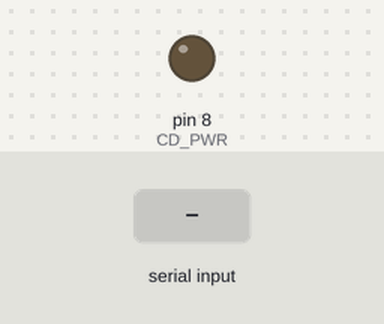
The sketch below on a simulated Arduino Uno, built with avr-gcc and run on an emulated ATmega328P. Shown: output pins drawn as LEDs (lit = HIGH). Inputs (shaded band) come from the test bench. What the sketch prints to the serial monitor is not drawn.

Above: at 1.2 s.
1.3 s: "V" received over Serial
At 2.0 s:
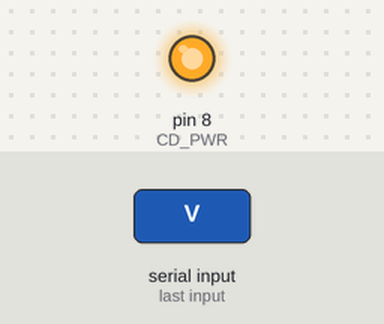
7.3 s: "w" received over Serial
At 7.8 s:
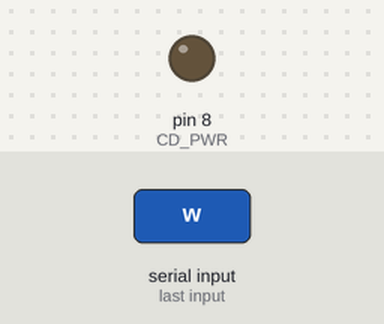
8.8 s: "v" received over Serial
At 10.2 s:
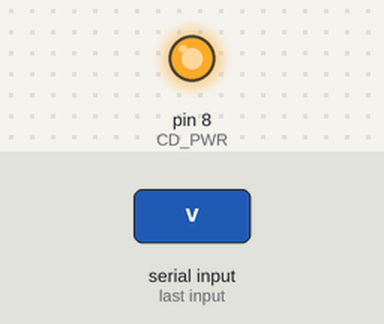
Timing chart, 0 to 11.3 s (numbered marks = the images above; inputs shaded):
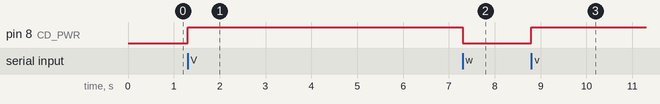

The sketch:

uno_clockgen.ino
```cpp
// Uno: カート1番（マスタークロック）へ、PCから周波数を変えられるクロックを出す。
//
// ■ なぜ必要か
// clockduino は 21.477MHz を CKOUT(lfuse=0xBF) で出しており、**ソフトから止められない。**
// Unoなら 16MHz を分周して出せるうえ、シリアルで実行中に切り替えられる。
// sanniは SA-1 の解錠に **4MHz** を使っている（21.477MHzではない）。
//   set_freq(400000000ULL, SI5351_CLK0);  // EXT 4 MHz
//   // Set clocks to 4Mhz/1Mhz for better SA-1 unlocking
// この「遅いクロックなら暴れないのか」を実機で確かめるための道具。
//
// ■ 配線（2026-09-02 変更）
//   A5  (PC5)  -> **カート54番（/WR）を観測する**。入力。駆動しない
//   D10 (OC1B) -> **カート57番（PHI2 / CPUクロック）**
//   D8         -> clockduino の VCC（カート1番へ 21.477MHz を出す board の電源）
//   GNDは治具と共通にすること。
//
//   **clockduino の D9 は 57番から外すこと。** 給電中は常に出ているので
//   ソフトで止められず、D10と同時に繋ぐと出力どうしがぶつかる。
//   1番は clockduino、57番は Uno、と担当を分ける。
//   このUnoはPCのUSBから給電される（治具の電源電圧を変えても影響を受けない）。
//
// ■ 出せる周波数  16MHz / (2 * (OCR1A+1))
//   OCR1A=0 : 8.000 MHz      =4 : 1.600 MHz
//   OCR1A=1 : 4.000 MHz  ★  =5 : 1.333 MHz
//   OCR1A=2 : 2.667 MHz      =6 : 1.143 MHz
//   OCR1A=3 : 2.000 MHz      =7 : 1.000 MHz
//
// **sanniのPHI2は 3.579545 MHz だが、16MHzの整数分周では作れない。**
//   16/3.579545 = 4.47 で割り切れない。挟めるのは 4.000MHz(+11.7%) と
//   2.667MHz(-25.5%)。**4.000MHz が最も近い。**
//   高速PWM(f = 16/(TOP+1))を使えば 3.200MHz(-10.6%) も出せるので、
//   コマンド 'p' で切り替えられるようにした。デューティは60%になる。
//
// ■ コマンド（115200bps）
//   x    クロックを止める。**D10はLOWで固定**（浮かせない）
//   z    D10を入力(ハイインピーダンス)にする。**配線の影響を切り分けるため**
//   s    /WR(A5)の監視を開始する。カウンタを0にして立ち下がりを数え始める
//   e    監視を終了し「立ち下がり回数 現在のレベル」を返す
//   v    clockduino(21.477MHz)へ給電する。D8=HIGH
//   w    clockduino への給電を止める。D8=LOW
//
// ■ D8 で clockduino の VCC を直接駆動している
// AVRのGPIOは1本あたり定格20mA・絶対最大40mA。21.477MHzで動くATmega328は
// 12〜20mA食うので**定格の境目**である。裸のDIPなら通るが、LEDやレギュレータの
// 載った基板だと超える。発熱するようなら 2N7000 でGND側を切る方式へ変えること。
//
// ■ 排他制御は不要になった
// D10がカート57番に移ったので、1番(clockduino)と57番(D10)は別の線になった。
// 両方を同時に出せる。sanniの構成がまさにそれである。
//   0-9  OCR1A をその値にしてクロックを出す
//   ?    現在の状態を返す
//
// ■ 既定は「ハイインピーダンス」。**LOW固定にしてはいけない。**
// 最初は「浮かせないほうが安全」と考えてLOW固定を既定にしたが、**これが誤りだった。**
// カービィSDXで実測したところ、はっきり分かれた。
//
//     D10 = LOW固定        $C0 は 1種のみ → 読めない  0/3   （電流 92mA）
//     D10 = ハイインピーダンス $C0 は 256種   → 読める    3/3   （電流 72mA）
//
// SA-1はクロック入力の遷移だけでなくレベルも見ているらしい。浮いていれば
// 「未接続」、LOWだと「クロックが来ていて停止中」と解釈するのかもしれない（推測）。
// 電流まで20mA違うので、LOW固定では何かが余分に動いている。
//
// 「クロックを与えない」とは「駆動しない」であって「LOWにする」ではない。
// 従来は配線していなかったので結果的にハイインピーダンスで、区別が付いていなかった。

const uint8_t CLK_PIN = 10;      // OC1B
const uint8_t CD_PWR  = 8;       // clockduino(21.477MHz)のVCC
const uint8_t WR_WATCH = A5;     // カート54番(/WR)の観測。**入力のまま。絶対に駆動しない**
volatile uint16_t wrFalls = 0;   // /WR の立ち下がり回数
volatile bool     watching = false;

// PCINT1 は PORTC の変化でまとめて呼ばれる。A5(PC5)の立ち下がりだけ数える。
ISR(PCINT1_vect) {
  static uint8_t last = _BV(PC5);
  const uint8_t now = PINC & _BV(PC5);
  if (watching && last && !now) wrFalls++;   // HIGH -> LOW
  last = now;
}
int8_t current = -1;             // -1 = 停止 / -2 = ハイインピーダンス
bool cdOn = false;               // clockduinoに給電しているか

void cdPower(bool on) {
  pinMode(CD_PWR, OUTPUT);
  digitalWrite(CD_PWR, on ? HIGH : LOW);
  cdOn = on;
}

void stopClock() {
  TCCR1A = 0; TCCR1B = 0;        // タイマー切り離し
  pinMode(CLK_PIN, OUTPUT);
  digitalWrite(CLK_PIN, LOW);    // 浮かせずLOWに落とす
  current = -1;
}

// 高速PWM。f = 16MHz/(TOP+1)。CTCでは作れない周波数を埋めるため。
// デューティは (OCR1B+1)/(TOP+1) なので厳密な50%にはならない。
void startFastPwm(uint8_t top) {
  pinMode(CLK_PIN, OUTPUT);
  TCCR1A = _BV(COM1B1) | _BV(WGM11) | _BV(WGM10);
  TCCR1B = _BV(WGM13) | _BV(WGM12) | _BV(CS10);   // 高速PWM, TOP=OCR1A
  OCR1A = top;
  OCR1B = top / 2;
  current = 100 + top;
}

void startClock(uint8_t ocr) {
  pinMode(CLK_PIN, OUTPUT);
  TCCR1A = _BV(COM1B0);              // 比較一致で OC1B をトグル
  TCCR1B = _BV(WGM12) | _BV(CS10);   // CTC(TOP=OCR1A), 分周なし
  OCR1A = ocr;
  OCR1B = 0;                         // TOPより手前で1回トグル
  current = ocr;
}

void hiZ() {
  // ここでは clockduino の状態に触らない（給電したままD10だけ手を離す用途がある）
  // D10を入力にして、カート1番から手を離す。
  // 「Unoを繋いだことが原因か」を確かめるときに使う。
  TCCR1A = 0; TCCR1B = 0;
  pinMode(CLK_PIN, INPUT);
  current = -2;
}

void startWatch() {
  pinMode(WR_WATCH, INPUT);      // **駆動しない。** プルアップも掛けない
  wrFalls = 0;
  watching = true;
  PCICR  |= _BV(PCIE1);
  PCMSK1 |= _BV(PCINT13);        // A5 だけ
}

void endWatch() {
  watching = false;
  Serial.print(F("wr_falls="));
  Serial.print(wrFalls);
  Serial.print(F(" level="));
  Serial.println((PINC & _BV(PC5)) ? F("HIGH") : F("LOW"));
}

void report() {
  Serial.print(F("cart1="));
  Serial.print(cdOn ? F("21.477MHz") : F("なし"));
  Serial.print(F(" / cart57="));
  if (current == -2) { Serial.println(F("hi-Z")); return; }
  if (current == -1) { Serial.println(F("LOW固定")); return; }
  if (current >= 100) {                       // 高速PWM
    Serial.print(16000.0 / (current - 100 + 1) / 1000.0, 3);
    Serial.println(F(" MHz (高速PWM)")); return;
  }
  if (current < 0) { Serial.println(F("clk=off")); return; }
  // 16000 kHz / (2*(n+1))
  Serial.print(16000.0 / (2.0 * (current + 1)) / 1000.0, 3);
  Serial.println(F(" MHz"));
}

void setup() {
  Serial.begin(115200);
  pinMode(WR_WATCH, INPUT);      // /WR は観測のみ。**出力にしない**
  cdPower(false);                // **既定は clockduino に給電しない**
  hiZ();                         // **既定はハイインピーダンス**（LOW固定は駄目）
  Serial.println(F("ready: cart57= z:hi-Z x:LOW 0-9:CTC p:3.2MHz / cart1= v:on w:off / ?:status"));
}

void loop() {
  if (!Serial.available()) return;
  int c = Serial.read();
  if (c == 'x' || c == 'X') { stopClock(); report(); }
  else if (c >= '0' && c <= '9') { startClock(c - '0'); report(); }
  else if (c == 'z' || c == 'Z') { hiZ(); report(); }
  else if (c == 'v' || c == 'V') { cdPower(true);  report(); }
  else if (c == 'p' || c == 'P') { startFastPwm(4); report(); }   // 3.200MHz
  else if (c == 'w' || c == 'W') { cdPower(false); report(); }
  else if (c == 's' || c == 'S') { startWatch(); Serial.println(F("watch=on")); }
  else if (c == 'e' || c == 'E') { endWatch(); }
  else if (c == '?') report();
}
```

Measured:
- after the input at 1.3 s, pin 8 (CD_PWR): LOW → HIGH at once
- after the input at 7.3 s, pin 8 (CD_PWR): HIGH → LOW at once
- after the input at 8.8 s, pin 8 (CD_PWR): LOW → HIGH at once
